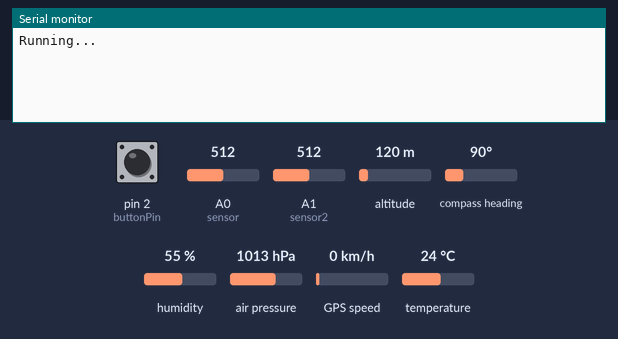
A sketch run on a simulated Arduino Mega 2560, built with avr-gcc and run on an emulated ATmega2560. Parts: the last lines printed to the serial monitor. The test bench sets the inputs (shaded band); at power-on: pin 2 (buttonPin) HIGH, A0 (sensor) = 512, A1 (sensor2) = 512, altitude 120 m, compass heading 90°, humidity 55 %, air pressure 1013 hPa, GPS speed 0 km/h, temperature 24 °C. Storage starts empty; the GPS gets a fix after 3 s at 37.7749, -122.4194 with 8 satellites.

Above: at 1.2 s.
1.3 s: pin 2 (buttonPin) pulled LOW for 3.2 s
At 3.7 s:
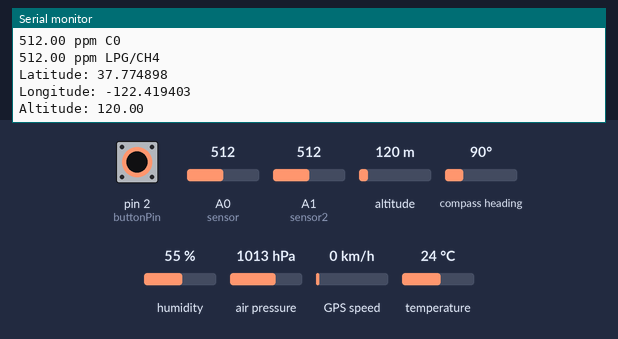
At 6.0 s:
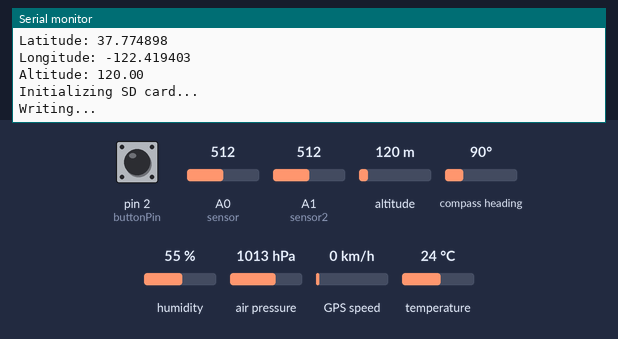

The sketch:

world_compiler1.2.ino
```cpp
#include <Adafruit_BMP085.h>
#include <dht.h>
//#include <SoftwareSerial.h>
#include <TinyGPS++.h>
#include <SPI.h>
#include <SD.h>
File myFile;
dht DHT;
#define DHT11_PIN 3
 int buttonPin = 2;
TinyGPSPlus gps;
// Choose two Arduino pins to use for software serial
//const int RXPin = 5;
//const int TXPin = 4;
//SoftwareSerial gpsSerial(RXPin, TXPin);
//Default baud of NEO-6M is 9600
 int GPSBaud = 9600;
bool gpsready = false;
float sensor = A0;
float gas_value;
float sensor2 = A1;
float gas_value2;
Adafruit_BMP085 bmp;
bool button_pushed = false;
void setup() {

  Serial.begin(115200);
  // Define pin #12 as input and activate the internal pull-up resistor
  pinMode(buttonPin, INPUT_PULLUP);
  // Define pin #13 as output, for the LED
  Serial1.begin(GPSBaud);
  pinMode(sensor2, INPUT);
  pinMode(sensor, INPUT);
  Serial.println("Running...");


}

void loop() {

  // This sketch displays information every time a new sentence is correctly encoded.
  while (Serial1.available() > 0)
    if (gps.encode(Serial1.read())) {
      if (gps.location.isValid() && gpsready == false) {
        Serial.println("GPS AQuired");
        gpsready = true;
      }
      //displayInfo();
    }
  if (millis() > 5000 && gps.charsProcessed() < 10)
  {
    gpsready = false;
    Serial.println("No GPS detected");
    while (true);
  }


  // Read the value of the input. It can either be 1 or 0
  int buttonValue = digitalRead(buttonPin);

  if (buttonValue == LOW && gpsready == true) {
    //if(button_pushed == false){
    //displayInfo();
    int chk = DHT.read11(DHT11_PIN);
    Serial.print("Temperature = ");
    Serial.println(DHT.temperature);
    Serial.print("Humidity = ");
    Serial.println(DHT.humidity);


    gas_value2 = analogRead(sensor2);
    gas_value = analogRead(sensor);
    Serial.print("Pressure = ");
    Serial.print(bmp.readPressure());
    Serial.println(" Pa");
    Serial.print("Altitude = ");
    Serial.print(bmp.readAltitude());
    Serial.println(" meters");
    Serial.print("Real altitude = ");
    Serial.print(bmp.readAltitude(101500));
    Serial.println(" meters");

    Serial.print(gas_value2);
    Serial.println(" ppm C0");
    Serial.print(gas_value);
    Serial.println(" ppm LPG/CH4");
          Serial.print("Latitude: ");
      Serial.println(gps.location.lat(), 6);
      Serial.print("Longitude: ");
      Serial.println(gps.location.lng(), 6);
      Serial.print("Altitude: ");
      Serial.println(gps.altitude.meters());
     delay(250);


    delay(500);
    savedata();

  }
}

void savedata(){
    Serial.println("Initializing SD card...");
  if (!SD.begin(53)) {
    Serial.println("initialization failed!");
  }
SD.begin(53);
if (gps.location.isValid()) {
      myFile = SD.open("readings.txt", FILE_WRITE);
      Serial.println("Writing...");
      int chk = DHT.read11(DHT11_PIN);
      myFile.print("Temperature = ");
      myFile.println(DHT.temperature);
      myFile.print("Humidity = ");
      myFile.println(DHT.humidity);


      gas_value2 = analogRead(sensor2);
      gas_value = analogRead(sensor);
      myFile.print("Pressure = ");
      myFile.println(bmp.readPressure());
      myFile.println(" Pa");
      myFile.print("Altitude = ");
      myFile.println(bmp.readAltitude());
      myFile.println(" meters");
      myFile.print("Real altitude = ");
      myFile.println(bmp.readAltitude(101500));
      myFile.println(" meters");

      myFile.println(gas_value2);
      myFile.println(" ppm C0");
      myFile.println(gas_value);
      myFile.println(" ppm LPG/CH4");


      myFile.print("Latitude: ");
      myFile.println(gps.location.lat(), 6);
      myFile.print("Longitude: ");
      myFile.println(gps.location.lng(), 6);
      myFile.print("Altitude: ");
      myFile.println(gps.altitude.meters());
      myFile.print(gps.date.month());
      myFile.print("/");
      myFile.print(gps.date.day());
      myFile.print("/");
      myFile.println(gps.date.year());
      if (gps.time.hour() < 10) myFile.print(F("0"));
      myFile.print(gps.time.hour());
      myFile.print(":");
      if (gps.time.minute() < 10) myFile.print(F("0"));
      myFile.print(gps.time.minute());
      myFile.print(":");
      if (gps.time.second() < 10) myFile.print(F("0"));
      myFile.print(gps.time.second());
      myFile.print(".");
      if (gps.time.centisecond() < 10) myFile.print(F("0"));
      myFile.println(gps.time.centisecond());

      myFile.close();
    }

}
```

Measured:
- after the input at 1.3 s, the serial monitor: prints a new line after 1.8 s (image 1)
